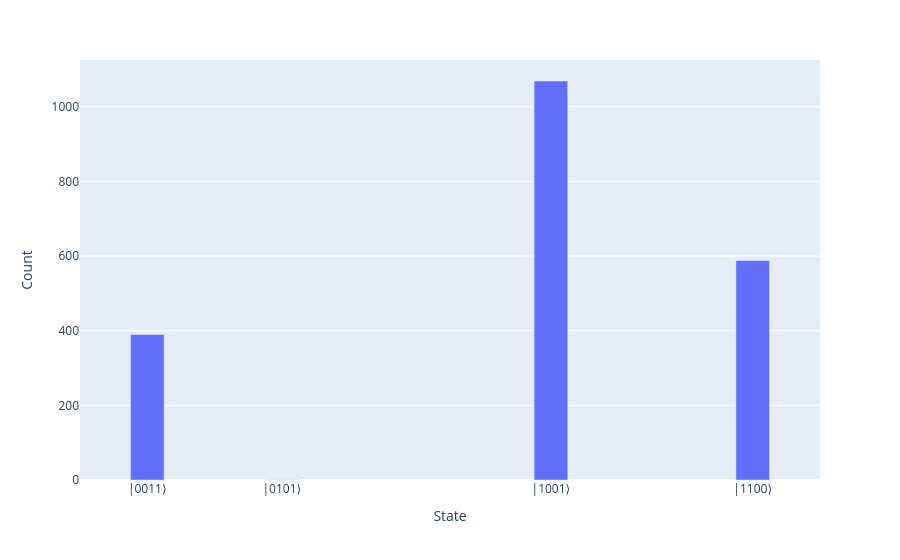

Here is the notebook cell this chart was saved with:
### Code cell
print(res)  # deve ter mensagem tipo "MAXFUN times" também

    # Histograma: agora só aparecem estados com Hamming-weight = 2
    # e o estado ótimo (por ex. |1001⟩) domina a distribuição.
    sample(qaoa_restricted(res.x, model, n_qubits, budget)).histogram("bin")

### Figure 1 — Plotly figure (JSON) as saved in the notebook; plotly's stock layout.template omitted (floating-point values rounded to 4 significant figures)
{"data": [{"hovertemplate": "State=%{x}<br>Count=%{y}<extra></extra>", "legendgroup": "", "marker": {"color": "#636efa", "pattern": {"shape": ""}}, "name": "", "orientation": "v", "showlegend": false, "textposition": "auto", "type": "bar", "x": [12, 5, 9, 3], "xaxis": "x", "y": [588, 1, 1069, 390], "yaxis": "y"}], "layout": {"bargap": 0.75, "barmode": "relative", "legend": {"tracegroupgap": 0}, "margin": {"t": 60}, "xaxis": {"anchor": "y", "domain": [0, 1], "tickmode": "array", "ticktext": ["|1100⟩", "|0101⟩", "|1001⟩", "|0011⟩"], "tickvals": [12, 5, 9, 3], "title": {"text": "State"}}, "yaxis": {"anchor": "x", "domain": [0, 1], "title": {"text": "Count"}}}}
